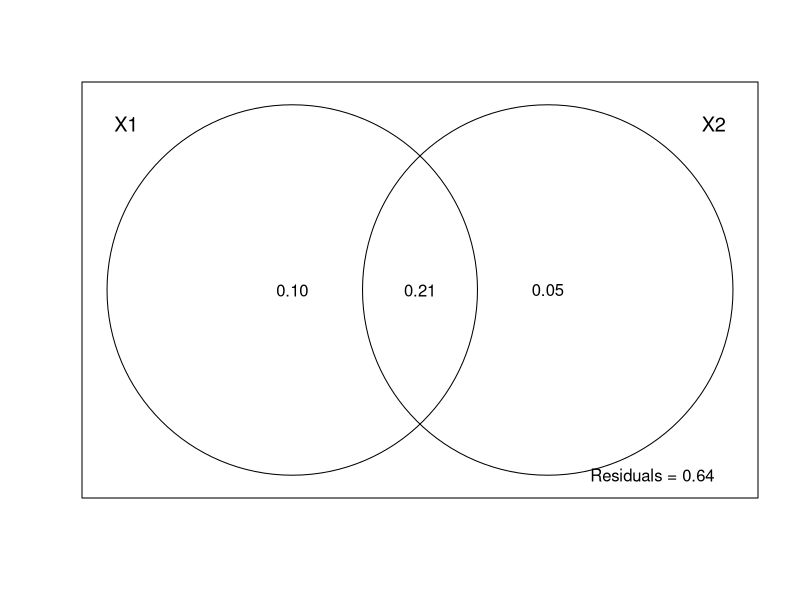
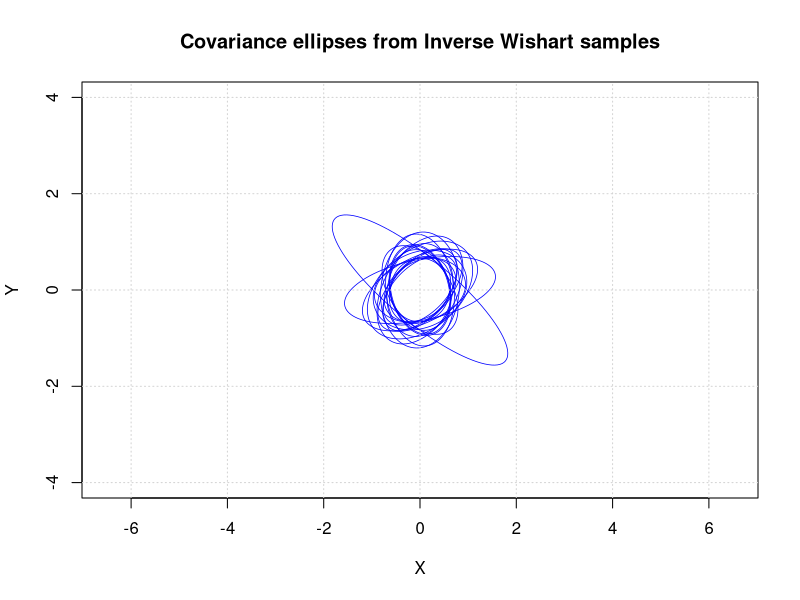

R code for these plots, in order: (Note: this script raises an error after producing the figures.)
#walk through of likelihood ratio testing

#example of binomial distribution
#imagine fieldwork, plant sampling  in an area with wilt outbreak
#out of 50 plants, 42 have the disease

# Write a small function to calculate the probability of a specific outcome
likelihood_fun <- function(k, n, p)
{
  # Calculate the likelihood using the formula
  lik <- choose(n, k) * (p^k) * ((1.0 - p)^(n - k))
  
  # Return the result
  return(lik)
}


#---------------------Variance Partitioning Example

# Load the vegan library
library(vegan)
# Load the mite dataset
data(mite) #35 species, 70 sites
data(mite.env) #env variables for each of the 70 sites 
data(mite.xy) #geographical coordinates of 70 sites


# Create tables and consider a Hellinger transformation
Y <- decostand(mite, method="hellinger")#this takes square root of site proportions
                    #Y = species abundance matrix
X <- mite.env[,1:2] #X = env
W <- mite.xy        #W = spatial (geographical coordinates)

View(cbind(X,W))

#multivariate extension of lm
#if Y had a single variable, same result as lm()
rda_xw <- rda(Y, cbind(X, W)) #A + B + C
#cbind here just combines X and Y
rda_x <- rda(Y, X)            #A + B
rda_w <- rda(Y, W)            #B + C


# Compute the adjusted R2 values
abc_frac <- RsquareAdj(rda_xw)$adj.r.squared
ab_frac <- RsquareAdj(rda_x)$adj.r.squared
bc_frac <- RsquareAdj(rda_w)$adj.r.squared

# Compute the adjusted R2 values
a_frac <- abc_frac - bc_frac
c_frac <- abc_frac - ab_frac
b_frac <- ab_frac - a_frac
d_frac <- 1.0 - abc_frac
#
c(a_frac, c_frac, b_frac, d_frac) #manually

# Compute the adjusted R2 values
varpart(Y, X, W)$part$indfract[,3] #gives the same!
#stuff after $is just to clarify it for me... without it
#varpart summary is very complicated

# Plot the fractions of variation
plot(varpart(Y, X, W))

#in my case, replace spatial variables by phylogenetic PCS
#i.e. W = phylo PCs



#---------colinearity between categorical and continuous variables
library(vegan) 
data(mite.env)
X = model.matrix(~., data=mite.env)[,-1]
diag(solve( cor(X)))

x<- rnorm(1000)
y<- rnorm(1000)
diag(solve( cor(cbind(x, y) ) ) ) #1


x <- rnorm(1000)
y <- x +  rnorm(1000, 0, 0.0000001)
diag(solve(cor(cbind(x,y)))) #huge bc y is essentially same thing as x


x <- rnorm(1000)
y<- rnorm(1000)
z <- rnorm(10000)
diag(solve(cor(cbind(x,y, z))))
#set z as LC of X and Y , if you remove z then x and y will be back to 1


#-- MCMC tutorial
# For riwish function, you need
library(MCMCpack)
# For the covariance ellipses, you need
library(ellipse)

# Parameters for the Inverse Wishart distribution

#we will use inverse wishart prior for the phylogeny!!


# nu (v): degrees of freedom, needs to be > dim(Psi) or R will throw a fit
# for weak prior, v will be similar to number of species
# v is measure of confidence in Psi/tree
# Psi (S): Scale matrix, can be anything so long as it is positive semidefinite
# positive semidefinite = eigenvalues non negative (0 or positive)
# for weak prior, psi will be similar to identity matrix (i.e. star tree)
nu <- 10 +  0.002
Psi <- matrix(c(1, 0.01, 0.01, 1), nrow=2, ncol=2)


prior_phylo <- list(
  G = list(
    G1 = list(V = 1, nu = 1), #for phylo
    G2 = list(V = 1, nu = 1)  #for species
  ),
  R = list(V = 1, nu = 1) #residual 
)


# Sample 100 covariance matrices from the parametrized Inverse Wishart distribution
n_samples <- 100
samples <- replicate(n_samples, riwish(nu, Psi), simplify = FALSE)

# Begin with empty plot
plot(NA,
     xlim=c(-4,4),
     ylim=c(-4,4),
     xlab="X",
     ylab="Y",
     main="Covariance ellipses from Inverse Wishart samples",
     asp=1)
# Add the first 20 ellipses (you can change this value, so long as it remains
# <= n_samples)
for(i in 1:20){
  lines(ellipse(samples[[i]],
                centre=c(0,0),
                level=0.95),
        col="blue",
        lwd=0.75,
        lty=1)
}
# Add grid for ... prettiness
grid()

#"anything can happen" = big ellipses
#mess with parameters: covariance ellipses 
#can be big and different each time they're plotted 
#small and certain


#sample for generating matrices with every possible combination
expand.grid()
#this will have x from 1 to 3 with each associated to 20 and 21
#6 x 2 matrix
expand.grid(x = 1:3, y = 20:21)
#this will come in handy, as opposed to having multiple scripts


#lost code where we looked at phylogenies with generated data
#in var part script


#biogeom tree niche hypothesis paper
model <- MCMCglmm(Root_Scores ~ 1, random=~phylogeny+species,
                  data= dfasc, pedigree=tree.dfa, nodes='TIPS',
                  family="gaussian", verbose=T, prior=random_intercepts_prior(2),
                  nitt=Nnitt, burnin=Nburnin, thin=Nthin) 
#same prior - they defined their own random_intercepts_prior(2)

#to show inva and solve(vcv) do the same thing
invA <- as.matrix(inverseA(pedigree = ausdata_all_pos_sp_tree, nodes = "TIPS", scale = TRUE)$Ainv)
invVCV <- solve(vcv(phy = ausdata_all_pos_sp_tree))

cor(c(invA), c(invVCV))
plot(c(invA), c(invVCV))
abline(h = 0, v = 0, lty = 2)
